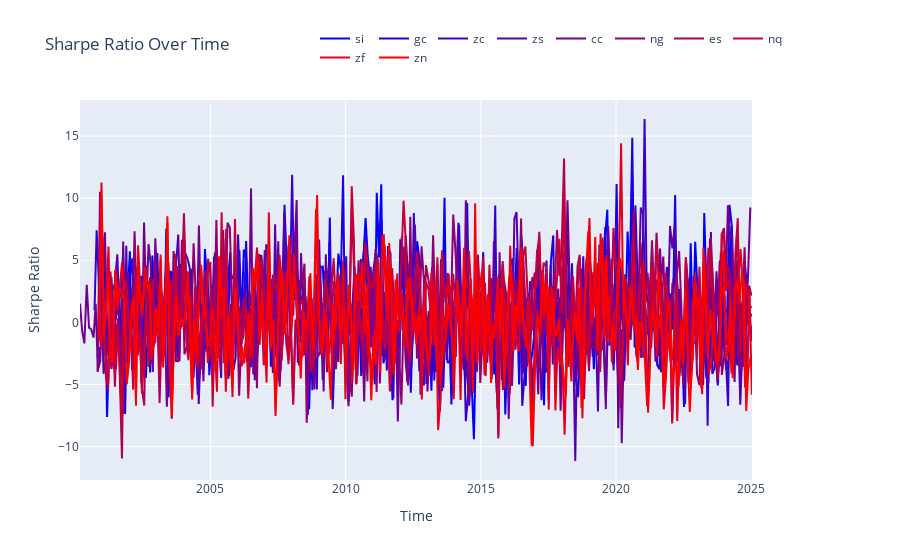

Notebook code for this chart:
### Markdown cell above
## Observation
* vol of vol tell us the clustering effect
* spike in vol of vol only tell us about change in vol, not the direction of change
* plateaus tell us that vol is changing (not the direction)
* trough tell us that vol is staying there (clustering effect)
* using above point, we can also say if vol is staying there, then high (or low) vol time is also followed by high (or low) vol time. If this was not the case, that is if high vol is not followed by high vol time then vol would keep on changing rapidly, and hence vol of vol will stay high (which is obviously not the case always) 



As vol of vol only tell us the direction of change, intuition says there should be no correlation between vol of vol and return

### Code cell
fig = go.Figure()

for name in contracts:
    fig.add_trace(
        go.Scatter(
            x=contracts[name]["vol"].index,
            y=contracts[name]["rtr"].values / contracts[name]["vol"].values,
            name=name,
            mode="lines",
            line=dict(color=color_map[name]),
        )
    )
fig.update_layout(
    yaxis=dict(
        title="Sharpe Ratio",
    ),
    xaxis=dict(title="Time"),
    title="Sharpe Ratio Over Time",
    legend=dict(x=0.5, y=1.2, orientation="h"),
)

fig.show()

### Figure 1 — Plotly figure (JSON) as saved in the notebook; plotly's stock layout.template omitted (floating-point values rounded to 4 significant figures; data arrays with more than 128 entries replaced by an {"elided": "..."} marker saying what was removed)
{"data": [{"line": {"color": "rgb(0.0, 0.0, 255.0)"}, "mode": "lines", "name": "si", "type": "scatter", "x": {"elided": "290 str values"}, "y": {"elided": "290 float values"}}, {"line": {"color": "rgb(28.333333333333332, 0.0, 226.66666666666666)"}, "mode": "lines", "name": "gc", "type": "scatter", "x": {"elided": "290 str values"}, "y": {"elided": "290 float values"}}, {"line": {"color": "rgb(56.666666666666664, 0.0, 198.33333333333334)"}, "mode": "lines", "name": "zc", "type": "scatter", "x": {"elided": "290 str values"}, "y": {"elided": "290 float values"}}, {"line": {"color": "rgb(85.0, 0.0, 170.0)"}, "mode": "lines", "name": "zs", "type": "scatter", "x": {"elided": "290 str values"}, "y": {"elided": "290 float values"}}, {"line": {"color": "rgb(113.33333333333333, 0.0, 141.66666666666669)"}, "mode": "lines", "name": "cc", "type": "scatter", "x": {"elided": "297 str values"}, "y": {"elided": "297 float values"}}, {"line": {"color": "rgb(141.66666666666666, 0.0, 113.33333333333334)"}, "mode": "lines", "name": "ng", "type": "scatter", "x": {"elided": "290 str values"}, "y": {"elided": "290 float values"}}, {"line": {"color": "rgb(170.0, 0.0, 85.0)"}, "mode": "lines", "name": "es", "type": "scatter", "x": {"elided": "291 str values"}, "y": {"elided": "291 float values"}}, {"line": {"color": "rgb(198.33333333333331, 0.0, 56.666666666666686)"}, "mode": "lines", "name": "nq", "type": "scatter", "x": {"elided": "291 str values"}, "y": {"elided": "291 float values"}}, {"line": {"color": "rgb(226.66666666666666, 0.0, 28.333333333333343)"}, "mode": "lines", "name": "zf", "type": "scatter", "x": {"elided": "290 str values"}, "y": {"elided": "290 float values"}}, {"line": {"color": "rgb(255.0, 0.0, 0.0)"}, "mode": "lines", "name": "zn", "type": "scatter", "x": {"elided": "289 str values"}, "y": {"elided": "289 float values"}}], "layout": {"legend": {"orientation": "h", "x": 0.5, "y": 1.2}, "title": {"text": "Sharpe Ratio Over Time"}, "xaxis": {"title": {"text": "Time"}}, "yaxis": {"title": {"text": "Sharpe Ratio"}}}}
